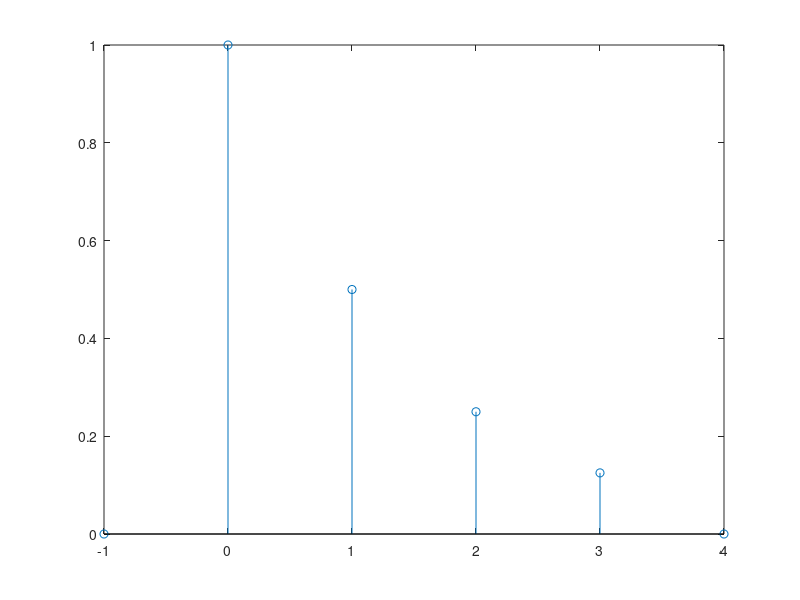

MATLAB code to generate this figure: (Note: this script raises an error after producing the figure.)
x = -1:4;
y = [0 1 0.5 0.25 0.125 0];
stem(x,y);
set(gcf,'color','w');
export_fig problem2ax.pdf;

x = -1:6;
y = [0 4 1 0.25 0.0625 0.015625 0.00390625 0];
stem(x,y);
export_fig problem2ay.pdf;

x = -1:6;
y = [0 4 0.5 0.0625 0.0078125 0 0 0];
stem(x,y);
export_fig problem2b.pdf;